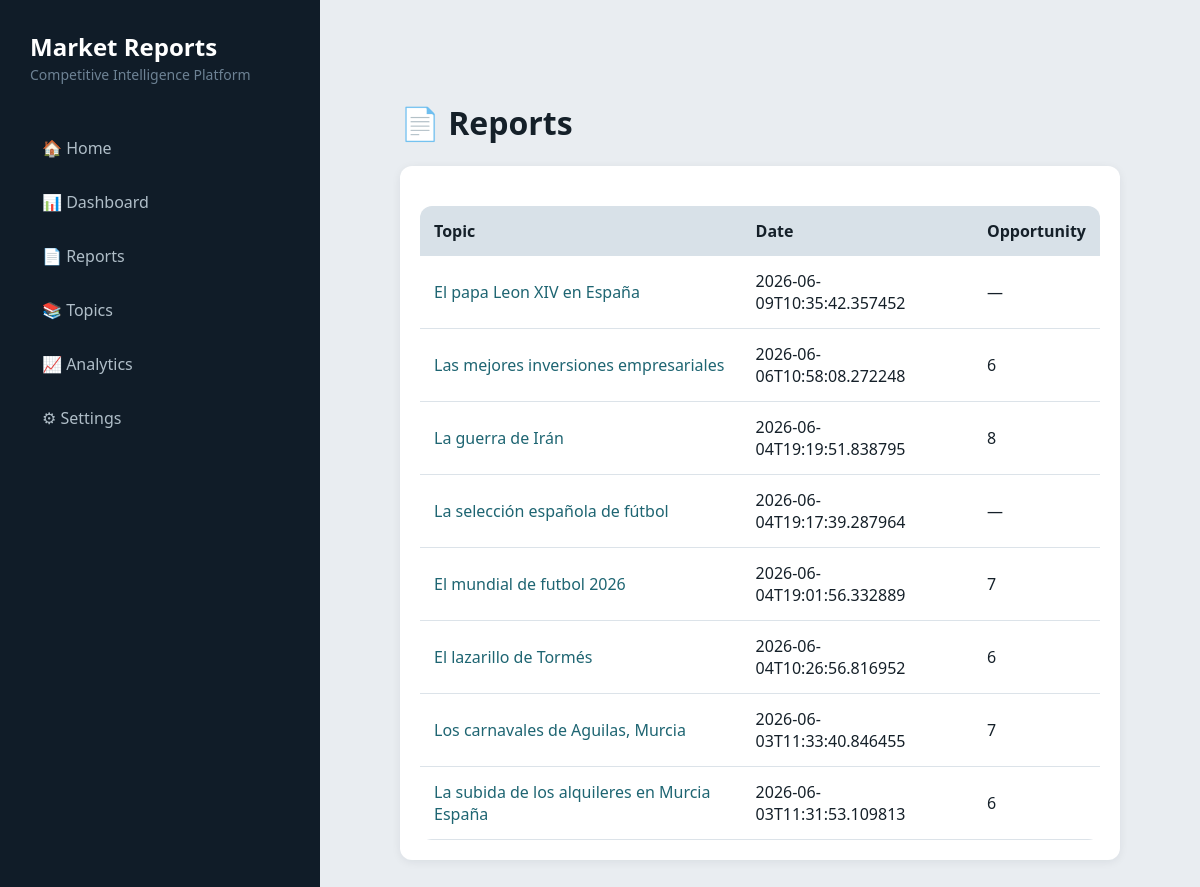
The page /reports on the database as committed earlier.
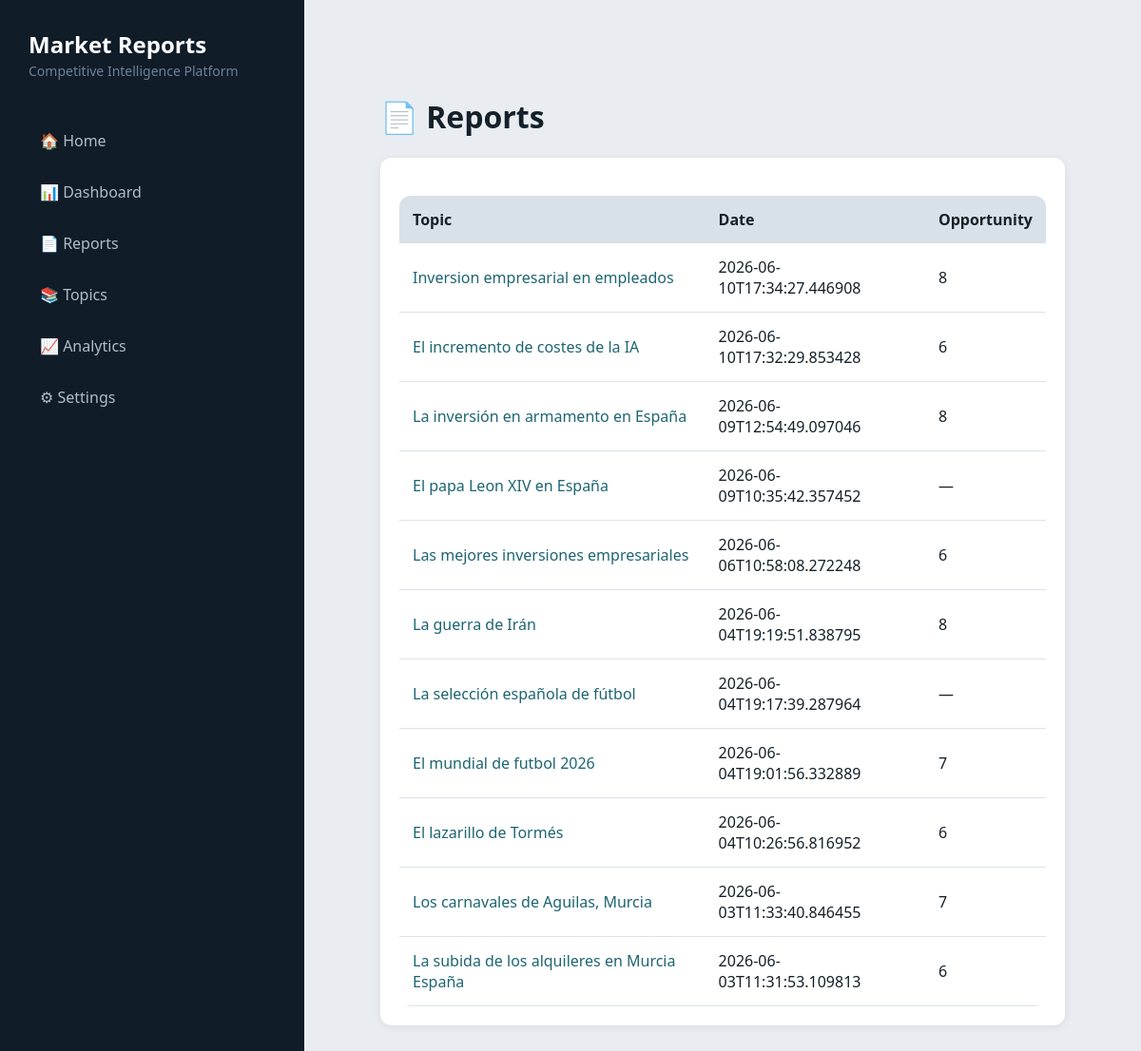
The same page on the database as committed later.
### tables this page shows
CREATE TABLE reports (

        id INTEGER PRIMARY KEY AUTOINCREMENT,

        topic TEXT NOT NULL,

        created_at TEXT NOT NULL,

        market_opportunity INTEGER,

        competitive_threat INTEGER,

        technology_maturity INTEGER,

        regulatory_risk INTEGER,

        investment_attractiveness INTEGER,

        markdown_path TEXT,

        pdf_path TEXT
    , md_path TEXT);

### app/dashboard/server.py (the view)
@app.get("/reports")
def reports_page(request: Request):
    reports = get_all_reports()
    return templates.TemplateResponse(
        request=request,
        name="reports.html",
        context={
            "reports": reports
        }
    )

### app/dashboard/templates/reports.html
{% set title = "Reports" %}
{% extends "base.html" %}
{% block content %}
<h1>📄 Reports</h1>
<div class="card">
    <table>
        <tr>
            <th>Topic</th>
            <th>Date</th>
            <th>Opportunity</th>
        </tr>
        {% for report in reports %}
        <tr>
            <td>
                <a href="/topic/{{ report[1]|trim|urlencode }}">
                    {{ report[1]|trim }}
                </a>
            </td>
            <td>{{ report[2] }}</td>
            <td>{{ report[3] if report[3] is not none else '—' }}</td>
        </tr>
        {% endfor %}
    </table>
</div>
{% endblock %}

Rows that differ between the two databases and show on the page:
added reports: topic "Inversion empresarial en empleados", created_at "2026-06-10T17:34:27.446908", market_opportunity "8"
added reports: topic "El incremento de costes de la IA", created_at "2026-06-10T17:32:29.853428", market_opportunity "6"
added reports: topic "La inversión en armamento en España", created_at "2026-06-09T12:54:49.097046", market_opportunity "8"
